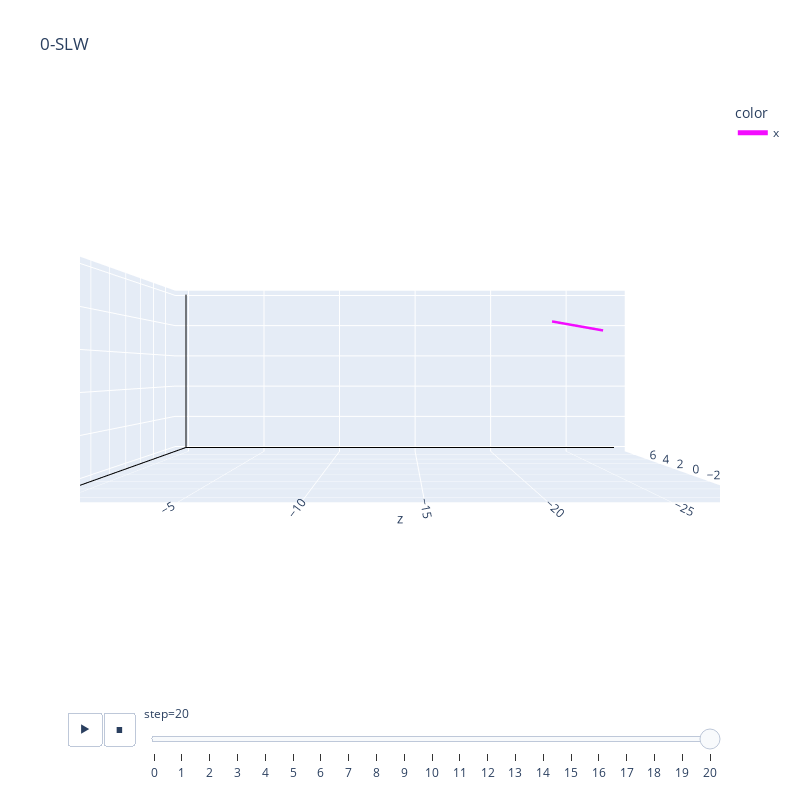

Notebook code cell kept with this figure:
### Code cell
camera = dict(
    up=dict(x=1, y=0, z=0),
    center=dict(x=0, y=0, z=0),
    eye=dict(x=0, y=-2, z=0)
)

fig.update_layout(scene_camera=camera)
fig.show()

### Figure 1 — Plotly figure (JSON) as saved in the notebook; plotly's stock layout.template omitted (floating-point values rounded to 4 significant figures)
{"data": [{"hovertemplate": "color=#f30cff<br>step=20<br>line_group=a<br>x=%{x}<br>y=%{y}<br>z=%{z}<extra></extra>", "legendgroup": "#f30cff", "line": {"color": "#f30cff", "dash": "solid", "width": 5}, "mode": "lines", "name": "x", "scene": "scene", "showlegend": true, "type": "scatter3d", "x": [-2.4, -2.348], "y": [-1.143, 7.333], "z": [-21.98, -27.28]}, {"hovertemplate": "color=#f30cff<br>step=20<br>line_group=g<br>x=%{x}<br>y=%{y}<br>z=%{z}<extra></extra>", "legendgroup": "#f30cff", "line": {"color": "black", "dash": "solid"}, "mode": "lines", "name": "#f30cff", "scene": "scene", "showlegend": false, "type": "scatter3d", "x": [-10.0, 0, -10.0, -10.0, -10.0, -10.0], "y": [7.333, 7.333, 7.333, -8.485, 7.333, 7.333], "z": [0, 0, 0, 0, 0, -28.0]}], "layout": {"height": 800, "legend": {"title": {"text": "color"}, "tracegroupgap": 0}, "scene": {"aspectmode": "auto", "aspectratio": {"x": 0.609, "y": 0.9631, "z": 1.705}, "camera": {"center": {"x": 0, "y": 0, "z": 0}, "eye": {"x": 0, "y": -2, "z": 0}, "projection": {"type": "perspective"}, "up": {"x": 1, "y": 0, "z": 0}}, "domain": {"x": [0, 1], "y": [0, 1]}, "xaxis": {"title": {"text": "x"}, "type": "linear"}, "yaxis": {"title": {"text": "y"}, "type": "linear"}, "zaxis": {"title": {"text": "z"}, "type": "linear"}}, "sliders": [{"active": 20, "currentvalue": {"prefix": "step="}, "len": 0.9, "pad": {"b": 10, "t": 60}, "steps": [{"args": [["0"], {"frame": {"duration": 0, "redraw": true}, "fromcurrent": true, "mode": "immediate", "transition": {"duration": 0, "easing": "linear"}}], "label": "0", "method": "animate"}, {"args": [["1"], {"frame": {"duration": 0, "redraw": true}, "fromcurrent": true, "mode": "immediate", "transition": {"duration": 0, "easing": "linear"}}], "label": "1", "method": "animate"}, {"args": [["2"], {"frame": {"duration": 0, "redraw": true}, "fromcurrent": true, "mode": "immediate", "transition": {"duration": 0, "easing": "linear"}}], "label": "2", "method": "animate"}, {"args": [["3"], {"frame": {"duration": 0, "redraw": true}, "fromcurrent": true, "mode": "immediate", "transition": {"duration": 0, "easing": "linear"}}], "label": "3", "method": "animate"}, {"args": [["4"], {"frame": {"duration": 0, "redraw": true}, "fromcurrent": true, "mode": "immediate", "transition": {"duration": 0, "easing": "linear"}}], "label": "4", "method": "animate"}, {"args": [["5"], {"frame": {"duration": 0, "redraw": true}, "fromcurrent": true, "mode": "immediate", "transition": {"duration": 0, "easing": "linear"}}], "label": "5", "method": "animate"}, {"args": [["6"], {"frame": {"duration": 0, "redraw": true}, "fromcurrent": true, "mode": "immediate", "transition": {"duration": 0, "easing": "linear"}}], "label": "6", "method": "animate"}, {"args": [["7"], {"frame": {"duration": 0, "redraw": true}, "fromcurrent": true, "mode": "immediate", "transition": {"duration": 0, "easing": "linear"}}], "label": "7", "method": "animate"}, {"args": [["8"], {"frame": {"duration": 0, "redraw": true}, "fromcurrent": true, "mode": "immediate", "transition": {"duration": 0, "easing": "linear"}}], "label": "8", "method": "animate"}, {"args": [["9"], {"frame": {"duration": 0, "redraw": true}, "fromcurrent": true, "mode": "immediate", "transition": {"duration": 0, "easing": "linear"}}], "label": "9", "method": "animate"}, {"args": [["10"], {"frame": {"duration": 0, "redraw": true}, "fromcurrent": true, "mode": "immediate", "transition": {"duration": 0, "easing": "linear"}}], "label": "10", "method": "animate"}, {"args": [["11"], {"frame": {"duration": 0, "redraw": true}, "fromcurrent": true, "mode": "immediate", "transition": {"duration": 0, "easing": "linear"}}], "label": "11", "method": "animate"}, {"args": [["12"], {"frame": {"duration": 0, "redraw": true}, "fromcurrent": true, "mode": "immediate", "transition": {"duration": 0, "easing": "linear"}}], "label": "12", "method": "animate"}, {"args": [["13"], {"frame": {"duration": 0, "redraw": true}, "fromcurrent": true, "mode": "immediate", "transition": {"duration": 0, "easing": "linear"}}], "label": "13", "method": "animate"}, {"args": [["14"], {"frame": {"duration": 0, "redraw": true}, "fromcurrent": true, "mode": "immediate", "transition": {"duration": 0, "easing": "linear"}}], "label": "14", "method": "animate"}, {"args": [["15"], {"frame": {"duration": 0, "redraw": true}, "fromcurrent": true, "mode": "immediate", "transition": {"duration": 0, "easing": "linear"}}], "label": "15", "method": "animate"}, {"args": [["16"], {"frame": {"duration": 0, "redraw": true}, "fromcurrent": true, "mode": "immediate", "transition": {"duration": 0, "easing": "linear"}}], "label": "16", "method": "animate"}, {"args": [["17"], {"frame": {"duration": 0, "redraw": true}, "fromcurrent": true, "mode": "immediate", "transition": {"duration": 0, "easing": "linear"}}], "label": "17", "method": "animate"}, {"args": [["18"], {"frame": {"duration": 0, "redraw": true}, "fromcurrent": true, "mode": "immediate", "transition": {"duration": 0, "easing": "linear"}}], "label": "18", "method": "animate"}, {"args": [["19"], {"frame": {"duration": 0, "redraw": true}, "fromcurrent": true, "mode": "immediate", "transition": {"duration": 0, "easing": "linear"}}], "label": "19", "method": "animate"}, {"args": [["20"], {"frame": {"duration": 0, "redraw": true}, "fromcurrent": true, "mode": "immediate", "transition": {"duration": 0, "easing": "linear"}}], "label": "20", "method": "animate"}], "x": 0.1, "xanchor": "left", "y": 0, "yanchor": "top"}], "title": {"text": "0-SLW"}, "updatemenus": [{"active": 0, "buttons": [{"args": [null, {"frame": {"duration": 20, "redraw": true}, "fromcurrent": true, "mode": "immediate", "transition": {"duration": 500, "easing": "linear"}}], "label": "&#9654;", "method": "animate"}, {"args": [[null], {"frame": {"duration": 0, "redraw": true}, "fromcurrent": true, "mode": "immediate", "transition": {"duration": 0, "easing": "linear"}}], "label": "&#9724;", "method": "animate"}], "direction": "left", "pad": {"r": 10, "t": 70}, "showactive": false, "type": "buttons", "x": 0.1, "xanchor": "right", "y": 0, "yanchor": "top"}], "width": 800}}
